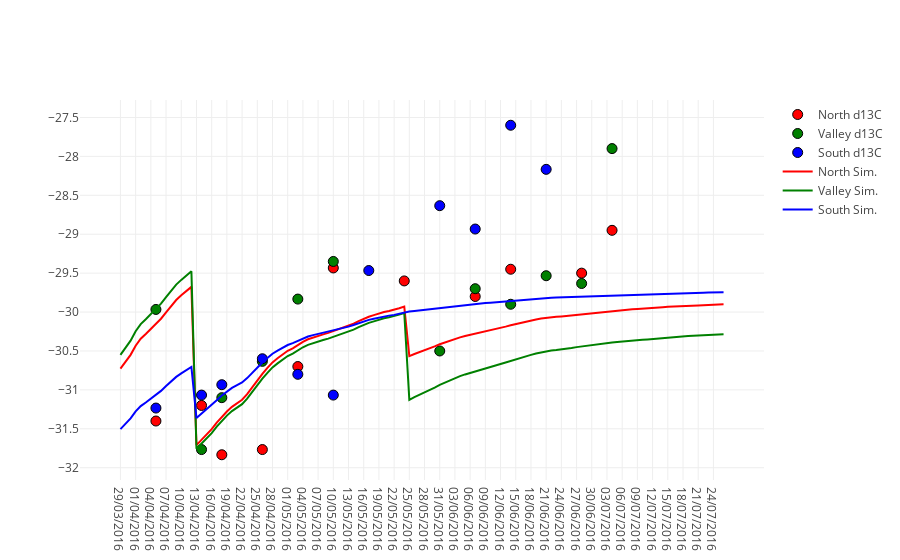

Notebook code for this chart:
### Code cell
%matplotlib inline
import plotlycred
figname = 'Soilsd13C.png'

online = False
if online:
    # fig = py.iplot(data) 
    fig = go.Figure(data=data) # , layout=layout)
    py.image.save_as(fig, filename=figname)
else:
    iplot(data)
